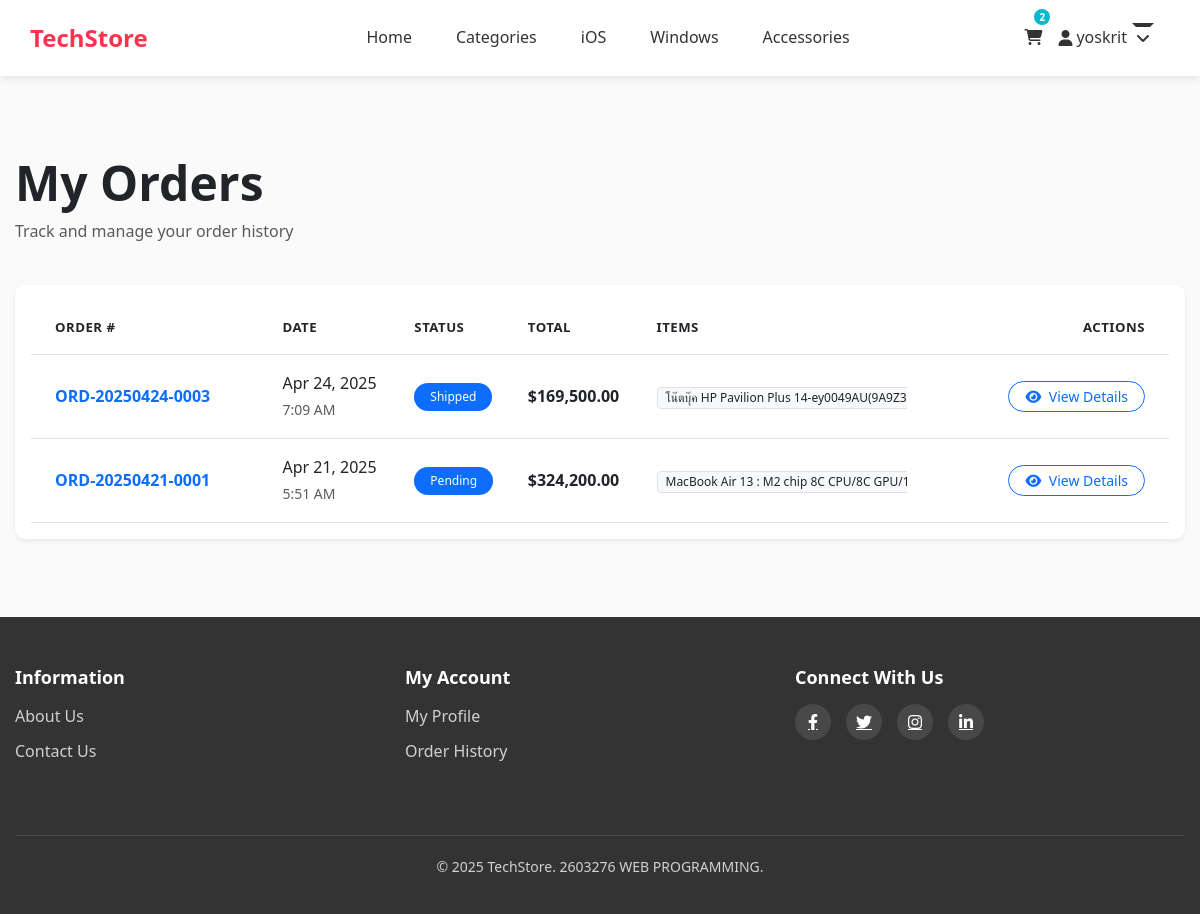
Page /orders/ (signed in) on the earlier database version.
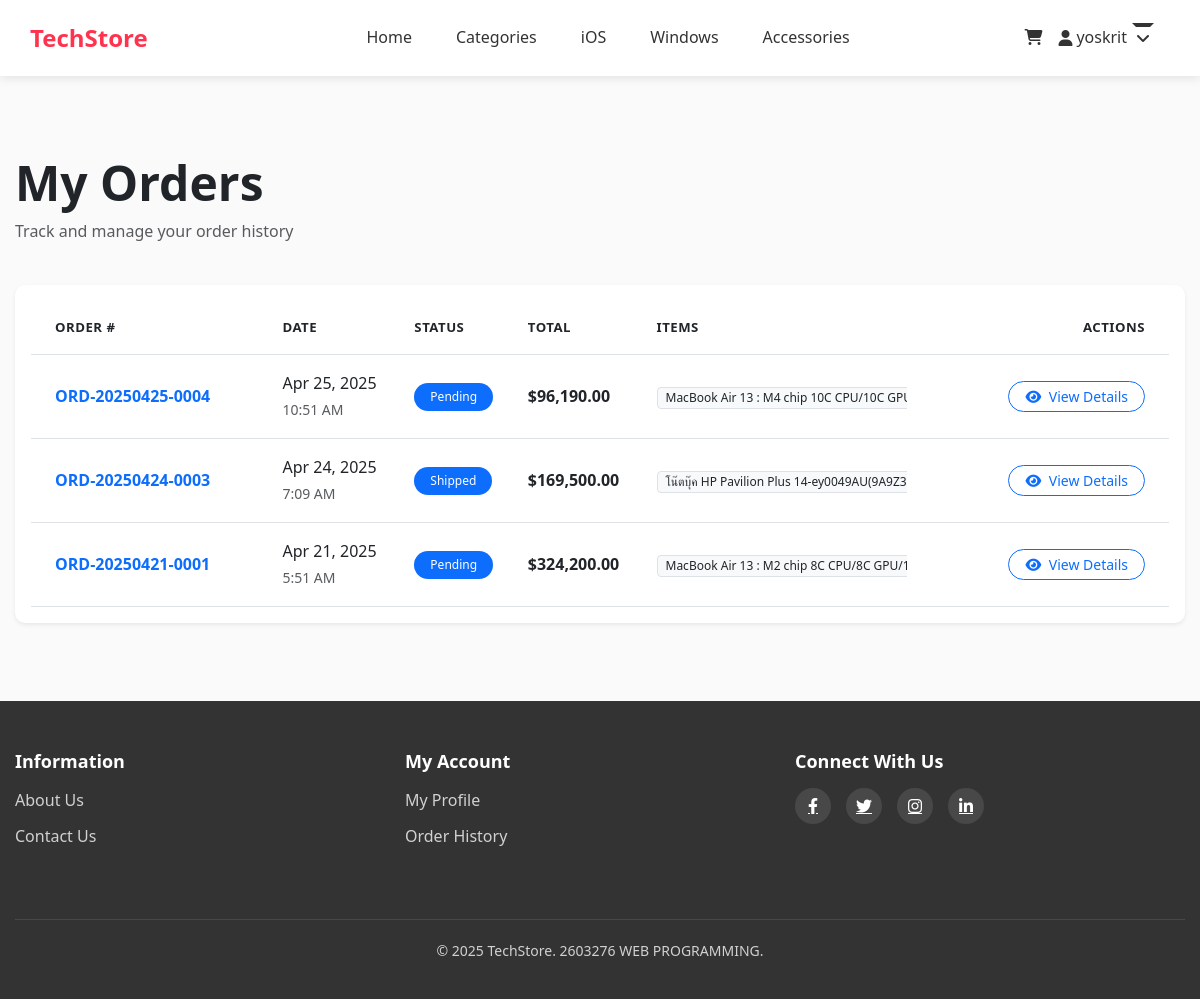
Same page on the later database version.
### devices/models.py (models this page shows, shortened)
class Cart(models.Model):
    user = models.OneToOneField(settings.AUTH_USER_MODEL, on_delete=models.CASCADE, related_name="cart")
    created_at = models.DateTimeField(auto_now_add=True)
    updated_at = models.DateTimeField(auto_now=True)
    @property
    def total_items(self):
        return sum(item.quantity for item in self.items.all())

class CartItem(models.Model):
    cart = models.ForeignKey(Cart, on_delete=models.CASCADE, related_name="items")
    product = models.ForeignKey(Product, on_delete=models.CASCADE)
    product_color = models.ForeignKey('ProductColor', on_delete=models.SET_NULL, null=True, blank=True)
    quantity = models.PositiveIntegerField(default=1)
    added_at = models.DateTimeField(auto_now_add=True)
    class Meta:
        unique_together = ('cart', 'product', 'product_color')

class Order(models.Model):
    STATUS_CHOICES = [
        ('pending', 'Pending'),
        ('processing', 'Processing'),
        ('shipped', 'Shipped'),
        ('delivered', 'Delivered'),
        ('cancelled', 'Cancelled'),
        ('refunded', 'Refunded')
    ]
    PAYMENT_CHOICES = [
        ('credit_card', 'Credit Card'),
        ('paypal', 'PayPal'),
        ('bank_transfer', 'Bank Transfer'),
        ('cash_on_delivery', 'Cash on Delivery')
    ]
    user = models.ForeignKey(settings.AUTH_USER_MODEL, on_delete=models.CASCADE, related_name='orders')
    order_number = models.CharField(max_length=20, unique=True, blank=True, null=True)
    status = models.CharField(max_length=50, choices=STATUS_CHOICES, default='pending')
    payment_method = models.CharField(max_length=50, choices=PAYMENT_CHOICES, default='credit_card')
    shipping_address = models.TextField()
    shipping_city = models.CharField(max_length=100)
    shipping_country = models.CharField(max_length=100)
    shipping_postal_code = models.CharField(max_length=20)
    billing_address = models.TextField(blank=True, null=True)
    billing_city = models.CharField(max_length=100, blank=True, null=True)
    billing_country = models.CharField(max_length=100, blank=True, null=True)
    billing_postal_code = models.CharField(max_length=20, blank=True, null=True)
    total_price = models.DecimalField(max_digits=10, decimal_places=2)
    shipping_cost = models.DecimalField(max_digits=10, decimal_places=2, default=0)
    discount = models.DecimalField(max_digits=10, decimal_places=2, default=0)
    notes = models.TextField(blank=True, null=True)
    tracking_number = models.CharField(max_length=100, blank=True, null=True)
    created_at = models.DateTimeField(auto_now_add=True)
    updated_at = models.DateTimeField(auto_now=True)
    class Meta:
        ordering = ['-created_at']

class OrderItem(models.Model):
    order = models.ForeignKey(Order, on_delete=models.CASCADE, related_name='items')
    product = models.ForeignKey(Product, on_delete=models.CASCADE, related_name='order_items')
    product_color = models.ForeignKey('ProductColor', on_delete=models.SET_NULL,
                                     null=True, blank=True)
    quantity = models.PositiveIntegerField()
    price = models.DecimalField(max_digits=10, decimal_places=2)

class Product(models.Model):
    PLATFORM_CHOICES = [
        ('ios', 'iOS'),
        ('windows', 'Windows'),
        ('cross', 'Cross-Platform'),
        ('other', 'Other')
    ]
    title = models.CharField(max_length=200)
    slug = models.SlugField(max_length=220, unique=True, blank=True)
    description = models.TextField()
    short_description = models.CharField(max_length=255, blank=True)
    price = models.DecimalField(max_digits=10, decimal_places=2)
    sale_price = models.DecimalField(max_digits=10, decimal_places=2, blank=True, null=True)
    stock = models.PositiveIntegerField()
    is_featured = models.BooleanField(default=False)
    is_new = models.BooleanField(default=False)
    is_bestseller = models.BooleanField(default=False)
    category = models.ForeignKey(Category, on_delete=models.CASCADE, related_name='products')
    brand = models.ForeignKey(Brand, on_delete=models.CASCADE, related_name='products')
    platform = models.CharField(max_length=20, choices=PLATFORM_CHOICES, default='other')
    main_image = models.ImageField(upload_to='product_images/')
    created_at = models.DateTimeField(auto_now_add=True)
    updated_at = models.DateTimeField(auto_now=True)
    colors = models.ManyToManyField('Color', blank=True, related_name='products')
    tags = models.ManyToManyField('Tag', blank=True, related_name='products')
    class Meta:
        ordering = ['-created_at']

### devices/views.py (the view)
# urls.py: path('orders/', views.OrderListView.as_view(), name='order_list'),
class OrderListView(LoginRequiredMixin, ListView):
    model = Order
    template_name = 'devices/order_list.html'
    context_object_name = 'orders'
    paginate_by = 10
    def get_queryset(self):
        return Order.objects.filter(user=self.request.user).order_by('-created_at')

### devices/templates/devices/order_list.html (shortened to what this page needs)
{% extends "devices/base.html" %}
{% load humanize %}
{% block content %}
<div class="container py-5">
    <div class="row mb-4">
        <div class="col">
            <h1 class="display-5 fw-bold">My Orders</h1>
            <p class="text-muted">Track and manage your order history</p>
        </div>
    </div>
    {% if orders %}
        <div class="card shadow-sm">
            <div class="card-body">
                <div class="table-responsive">
                    <table class="table table-hover align-middle mb-0">
                        <thead class="bg-light">
                            <tr>
                                <th class="px-4 py-3">Order #</th>
                                <th class="py-3">Date</th>
                                <th class="py-3">Status</th>
                                <th class="py-3">Total</th>
                                <th class="py-3">Items</th>
                                <th class="py-3 text-end pe-4">Actions</th>
                            </tr>
                        </thead>
                        <tbody>
                            {% for order in orders %}
                            <tr class="border-bottom">
                                <td class="px-4 py-3">
                                    <span class="fw-bold text-primary">{{ order.order_number }}</span>
                                </td>
                                <td class="py-3">
                                    <div>{{ order.created_at|date:"M d, Y" }}</div>
                                    <small class="text-muted">{{ order.created_at|date:"g:i A" }}</small>
                                </td>
                                <td class="py-3">
                                    <span class="badge rounded-pill bg-{% if order.status == 'delivered' %}success{% elif order.status == 'cancelled' %}danger{% elif order.status == 'processing' %}warning{% else %}primary{% endif %} px-3 py-2">
                                        {{ order.get_status_display }}
                                    </span>
                                </td>
                                <td class="py-3">
                                    <span class="fw-bold">${{ order.total_price|floatformat:2|intcomma }}</span>
                                </td>
                                <td class="py-3">
                                    <div class="text-truncate" style="max-width: 250px;">
                                        {% for item in order.items.all %}
                                            <span class="badge bg-light text-dark border">
                                                {{ item.product.title }}
                                            </span>
                                        {% endfor %}
                                    </div>
                                </td>
                                <td class="text-end pe-4 py-3">
                                    <a href="{% url 'devices:order_detail' pk=order.pk %}"
                                       class="btn btn-sm btn-outline-primary rounded-pill px-3">
                                        <i class="fas fa-eye me-1"></i> View Details
                                    </a>
                                </td>
                            </tr>
                            {% endfor %}
                        </tbody>
                    </table>
                </div>
            </div>
        </div>
    {% endif %}
</div>
{% endblock %}

### devices/templates/devices/base.html (shortened to what the changed rows need)
{% load static %}
<!DOCTYPE html>
<html lang="en">
<head>
    <link rel="stylesheet" href="https://cdnjs.cloudflare.com/ajax/libs/bootstrap/5.3.0/css/bootstrap.min.css">
    <link rel="stylesheet" href="https://cdnjs.cloudflare.com/ajax/libs/font-awesome/6.4.0/css/all.min.css">
    <link href="https://cdn.jsdelivr.net/npm/bootstrap@5.3.0/dist/css/bootstrap.min.css" rel="stylesheet">
</head>
<body>
    <header>
        <div class="container">
            <nav class="navbar">
                <div class="container d-flex align-items-center justify-content-between">
                    <div class="nav-right d-flex align-items-center">
                        <a href="{% url 'devices:cart_detail' %}" class="nav-link cart-link me-3">
                          <i class="fas fa-shopping-cart"></i>
                          {% if user.is_authenticated and user.cart.total_items %}
                            <span class="cart-count">{{ user.cart.total_items }}</span>
                          {% endif %}
                        </a>
                        {% if user.is_authenticated %}
                        <div class="dropdown me-3">
                          <a href="#" class="dropdown-toggle nav-link">
                            <i class="fas fa-user me-1"></i>
                            <span>{{ user.username }}</span>
                          </a>
                        </div>
                        {% else %}
                        <a href="{% url 'devices:login' %}" class="nav-link me-3">
                          <i class="fas fa-sign-in-alt me-1"></i> Login
                        </a>
                        {% endif %}
                    </div>
                </div>
            </nav>
        </div>
    </header>
    <main>
        {% block content %}{% endblock %}
    </main>
</body>
</html>

Differences in the rows shown:
added Order: order_number "ORD-20250425-0004", created_at "Apr 25, 2025", created_at "10:51 AM", status "Pending", total_price "96,190.00"
added OrderItem: product "MacBook Air 13 : M4 chip 10C CPU/10C…", shown under "ORD-20250425-0004"
Other differences:
{{ user.cart.total_items }}: "2" → (not shown)
